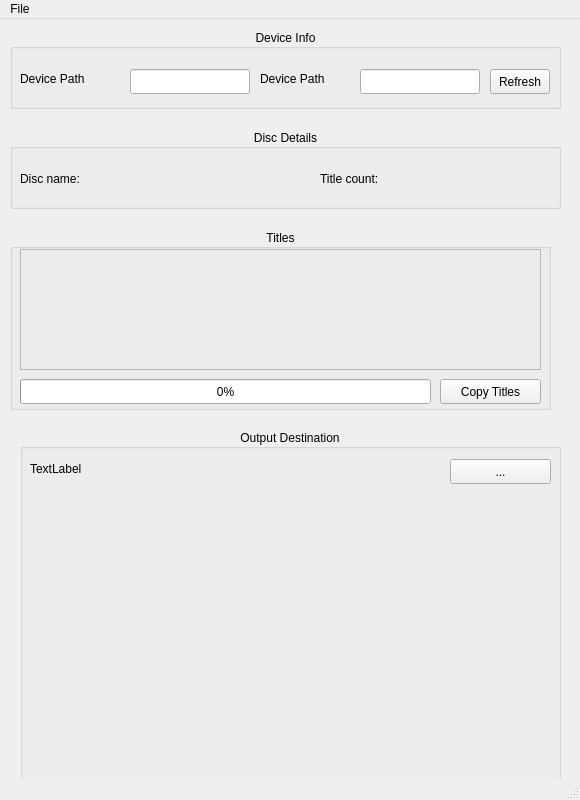
<?xml version="1.0" encoding="UTF-8"?>
<ui version="4.0">
 <class>MainWindow</class>
 <widget class="QMainWindow" name="MainWindow">
  <property name="geometry">
   <rect>
    <x>0</x>
    <y>0</y>
    <width>580</width>
    <height>800</height>
   </rect>
  </property>
  <property name="windowTitle">
   <string>StreamCap</string>
  </property>
  <property name="windowIcon">
   <iconset>
    <normaloff>../../../xdg/StreamCapIcon.png</normaloff>../../../xdg/StreamCapIcon.png</iconset>
  </property>
  <property name="locale">
   <locale language="English" country="UnitedStates"/>
  </property>
  <widget class="QWidget" name="centralwidget">
   <widget class="QGroupBox" name="gbdevice">
    <property name="geometry">
     <rect>
      <x>10</x>
      <y>10</y>
      <width>551</width>
      <height>80</height>
     </rect>
    </property>
    <property name="title">
     <string>Device Info</string>
    </property>
    <property name="alignment">
     <set>Qt::AlignCenter</set>
    </property>
    <widget class="QLabel" name="lbldevicepath">
     <property name="geometry">
      <rect>
       <x>10</x>
       <y>40</y>
       <width>100</width>
       <height>20</height>
      </rect>
     </property>
     <property name="text">
      <string>&lt;html&gt;&lt;head/&gt;&lt;body&gt;&lt;p&gt;Device Path&lt;/p&gt;&lt;/body&gt;&lt;/html&gt;</string>
     </property>
    </widget>
    <widget class="QLabel" name="lbldevicepath_2">
     <property name="geometry">
      <rect>
       <x>250</x>
       <y>40</y>
       <width>100</width>
       <height>20</height>
      </rect>
     </property>
     <property name="text">
      <string>&lt;html&gt;&lt;head/&gt;&lt;body&gt;&lt;p&gt;Device Path&lt;/p&gt;&lt;/body&gt;&lt;/html&gt;</string>
     </property>
    </widget>
    <widget class="QLineEdit" name="lneDevicePath">
     <property name="geometry">
      <rect>
       <x>120</x>
       <y>40</y>
       <width>120</width>
       <height>25</height>
      </rect>
     </property>
    </widget>
    <widget class="QLineEdit" name="lneDeviceMount">
     <property name="geometry">
      <rect>
       <x>350</x>
       <y>40</y>
       <width>120</width>
       <height>25</height>
      </rect>
     </property>
    </widget>
    <widget class="QPushButton" name="btnRefreshDevice">
     <property name="geometry">
      <rect>
       <x>480</x>
       <y>40</y>
       <width>60</width>
       <height>25</height>
      </rect>
     </property>
     <property name="text">
      <string>Refresh</string>
     </property>
    </widget>
   </widget>
   <widget class="QGroupBox" name="gbdisc">
    <property name="geometry">
     <rect>
      <x>10</x>
      <y>110</y>
      <width>551</width>
      <height>80</height>
     </rect>
    </property>
    <property name="title">
     <string>Disc Details</string>
    </property>
    <property name="alignment">
     <set>Qt::AlignCenter</set>
    </property>
    <widget class="QLabel" name="lblDiscName">
     <property name="geometry">
      <rect>
       <x>10</x>
       <y>40</y>
       <width>260</width>
       <height>20</height>
      </rect>
     </property>
     <property name="text">
      <string>&lt;html&gt;&lt;head/&gt;&lt;body&gt;&lt;p&gt;Disc name:&lt;/p&gt;&lt;/body&gt;&lt;/html&gt;</string>
     </property>
    </widget>
    <widget class="QLabel" name="lblTitleCount">
     <property name="geometry">
      <rect>
       <x>310</x>
       <y>40</y>
       <width>180</width>
       <height>20</height>
      </rect>
     </property>
     <property name="text">
      <string>&lt;html&gt;&lt;head/&gt;&lt;body&gt;&lt;p&gt;Title count:&lt;/p&gt;&lt;/body&gt;&lt;/html&gt;</string>
     </property>
    </widget>
   </widget>
   <widget class="QGroupBox" name="groupBox">
    <property name="geometry">
     <rect>
      <x>10</x>
      <y>210</y>
      <width>541</width>
      <height>181</height>
     </rect>
    </property>
    <property name="title">
     <string>Titles</string>
    </property>
    <property name="alignment">
     <set>Qt::AlignCenter</set>
    </property>
    <widget class="QProgressBar" name="pbarCapture">
     <property name="geometry">
      <rect>
       <x>10</x>
       <y>150</y>
       <width>411</width>
       <height>25</height>
      </rect>
     </property>
     <property name="value">
      <number>0</number>
     </property>
    </widget>
    <widget class="QPushButton" name="btnCopyTitles">
     <property name="geometry">
      <rect>
       <x>430</x>
       <y>150</y>
       <width>101</width>
       <height>25</height>
      </rect>
     </property>
     <property name="text">
      <string>Copy Titles</string>
     </property>
    </widget>
    <widget class="QFrame" name="frame">
     <property name="geometry">
      <rect>
       <x>10</x>
       <y>20</y>
       <width>521</width>
       <height>121</height>
      </rect>
     </property>
     <property name="frameShape">
      <enum>QFrame::StyledPanel</enum>
     </property>
     <property name="frameShadow">
      <enum>QFrame::Raised</enum>
     </property>
    </widget>
   </widget>
   <widget class="QGroupBox" name="gboutput">
    <property name="geometry">
     <rect>
      <x>20</x>
      <y>410</y>
      <width>541</width>
      <height>351</height>
     </rect>
    </property>
    <property name="title">
     <string>Output Destination</string>
    </property>
    <property name="alignment">
     <set>Qt::AlignCenter</set>
    </property>
    <widget class="QLabel" name="label_3">
     <property name="geometry">
      <rect>
       <x>10</x>
       <y>30</y>
       <width>130</width>
       <height>20</height>
      </rect>
     </property>
     <property name="text">
      <string>TextLabel</string>
     </property>
    </widget>
    <widget class="QPushButton" name="btnChooseOutputPath">
     <property name="geometry">
      <rect>
       <x>430</x>
       <y>30</y>
       <width>101</width>
       <height>25</height>
      </rect>
     </property>
     <property name="text">
      <string>...</string>
     </property>
    </widget>
   </widget>
  </widget>
  <widget class="QMenuBar" name="menubar">
   <property name="geometry">
    <rect>
     <x>0</x>
     <y>0</y>
     <width>580</width>
     <height>19</height>
    </rect>
   </property>
   <widget class="QMenu" name="menuFile">
    <property name="title">
     <string>File</string>
    </property>
    <addaction name="actionRefresh_Disc_Info"/>
    <addaction name="separator"/>
    <addaction name="actionE_xit"/>
   </widget>
   <addaction name="menuFile"/>
  </widget>
  <widget class="QStatusBar" name="statusbar"/>
  <action name="actionRefresh_Disc_Info">
   <property name="text">
    <string>Refresh Disc Info</string>
   </property>
  </action>
  <action name="actionE_xit">
   <property name="text">
    <string>E&amp;xit</string>
   </property>
  </action>
 </widget>
 <resources/>
 <connections/>
</ui>
